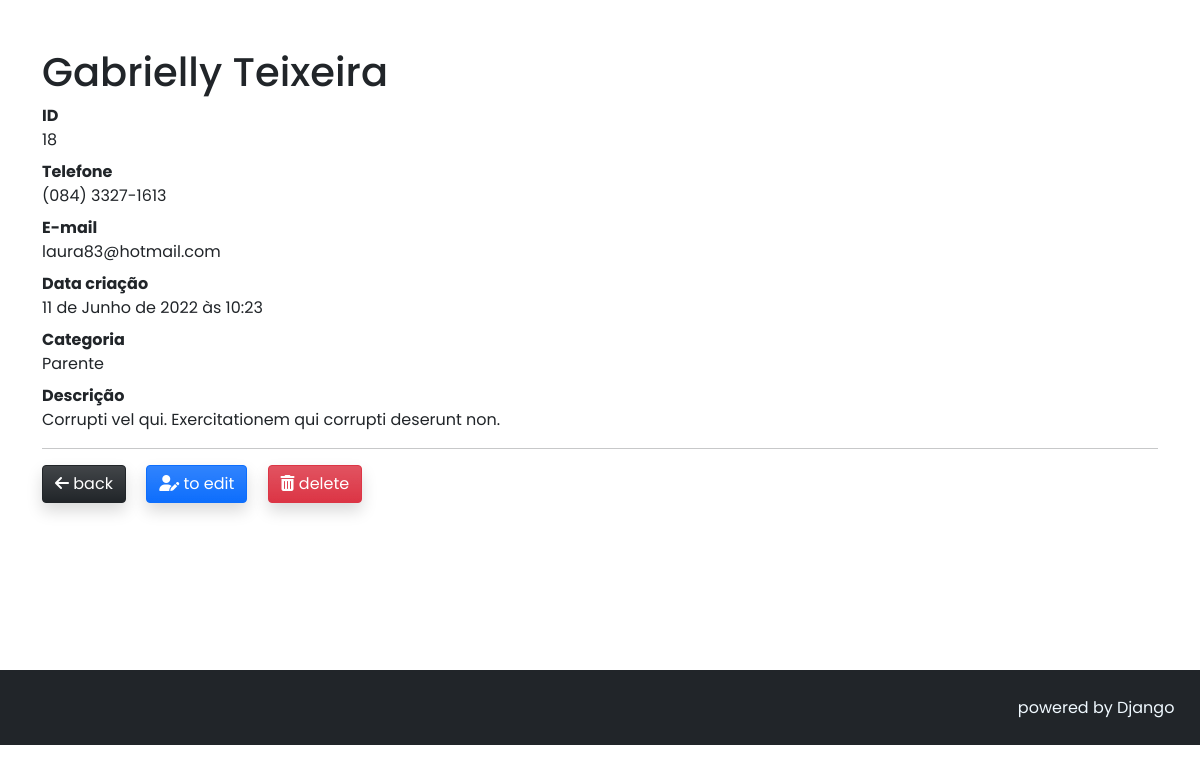
Page /agenda/contato/18/ on the earlier database version.
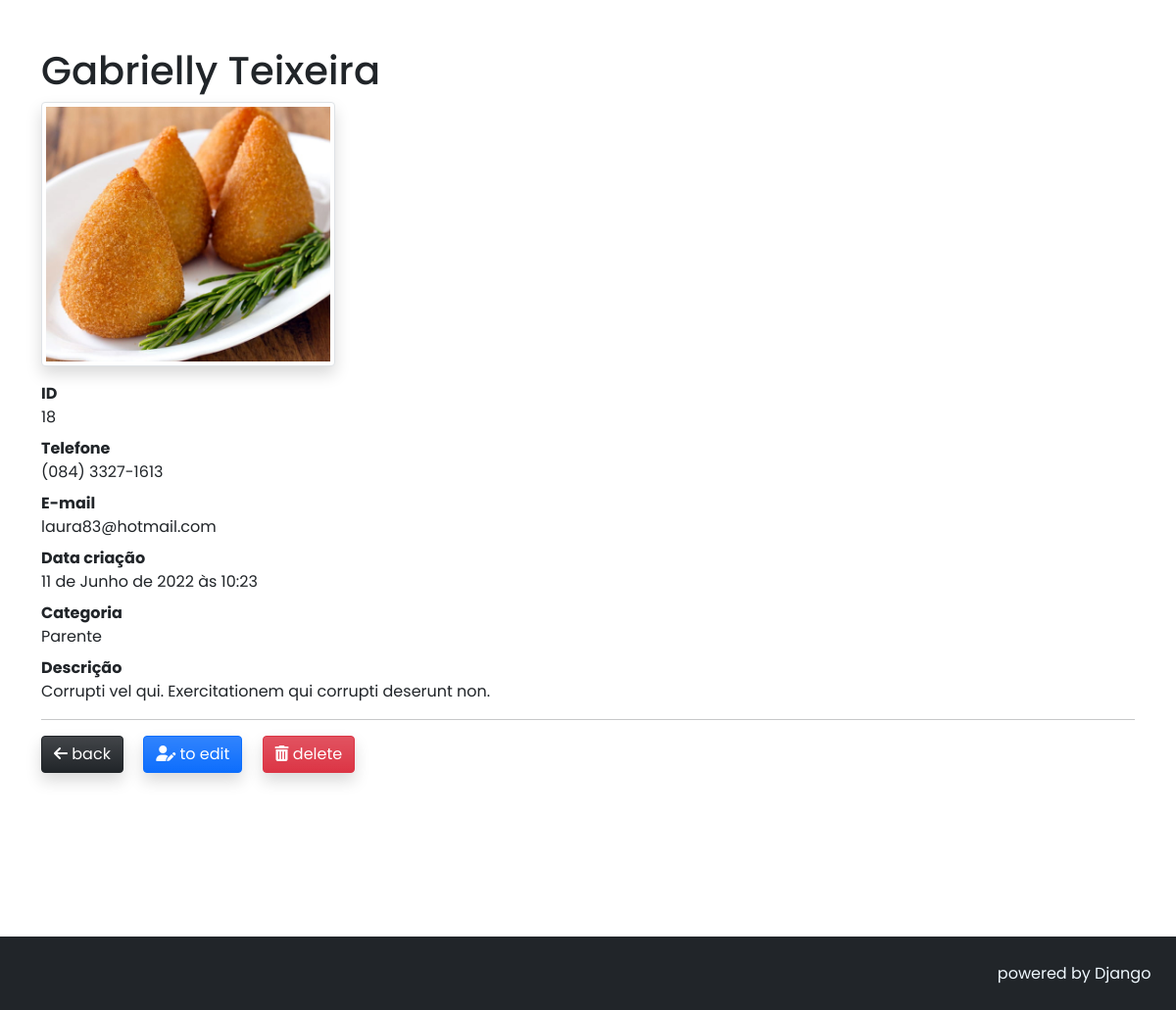
Same page on the later database version.
### agenda/models.py (models this page shows, shortened)
class Contact(models.Model):
    first_name = models.CharField(max_length=30)
    last_name = models.CharField(max_length=30, blank=True, null=True)
    telephone = models.CharField(max_length=20)
    email = models.CharField(max_length=255, blank=True, null=True)
    created_in = models.DateTimeField(auto_now_add=True)
    description = models.TextField(blank=True, null=True)
    category = models.ForeignKey(
        Category, on_delete=models.SET_NULL, null=True, blank=True
    )
    profile_picture = models.ImageField(
        blank=True,
        upload_to='agenda/img/%Y/%m/%d'
    )
    to_show = models.BooleanField(default=True)

class Category(models.Model):
    name = models.CharField(max_length=60)
    def __str__(self):
        return self.name

### agenda/views.py (the view)
# urls.py: path('agenda/contato/<int:id_contact>/', views.contact, name='contact'),
def contact(request, id_contact):
    contact = get_object_or_404(Contact, id=id_contact)
    form = NewContactForm(instance=contact)
    return render(request, 'agenda/pages/contact.html', context={
            'contact': contact,
            'form': form
        }
    )

### agenda/templates/agenda/pages/contact.html (shortened to what this page needs)
{% extends 'global/base.html' %}
{% block content %}
<div class="container">
    <div class="row">
        <div class="col-lg-12">
            <div class="contact-name">
                <h1 class="mt-5">{{ contact.first_name | title }} {{ contact.last_name | title }}</h1>
            </div>
            {% if contact.profile_picture %}
                <img src="{{ contact.profile_picture.url }}" class="img-thumbnail image-profile rounded shadow mb-3" alt="image contact profile">
            {% endif %}
            <dl>
                <dt>ID</dt>
                <dd>{{ contact.id }}</dd>
                <dt>Telefone</dt>
                <dd>{{ contact.telephone }}</dd>
                <dt>E-mail</dt>
                <dd>{{ contact.email }}</dd>
                <dt>Data criação</dt>
                <dd>{{ contact.created_in }}</dd>
                <dt>Categoria</dt>
                <dd>{{ contact.category }}</dd>
                <dt>Descrição</dt>
                <dd>{{ contact.description | capfirst }}</dd>
                <dt>
                    <hr class="border-3 opacity-75">
                </dt>
                <dd>
                    <a class="btn btn-dark bg-gradient shadow" href="{% url 'agenda:home' %}" >
                        <i class="text-white fa-solid fa-arrow-left"></i>
                        <span class="text-white">back</span>
                    </a>
                    <button type="button" class="ms-3 btn btn-primary bg-gradient shadow" data-bs-toggle="modal" href="#exampleModalToggle" role="button">
                        <i class="text-dank fa-solid fa-user-pen"></i>
                        <span class="text-white">to edit</span>
                    </button>
                    <button type="button" class="btn btn-danger ms-3 bg-gradient shadow" data-bs-toggle="modal" data-bs-target="#exampleModal">
                        <i class="text-white fa-solid fa-trash-can"></i>
                        <span class="text-white">delete</span>
                    </button>
                </dd>
            </dl>
        </div>
    </div>
</div>
{% endblock content %}
{% block footer %}
<footer>
    <span>powered by Django</span>
</footer>
{% endblock footer %}

Differences in the rows shown:
changed Contact "Gabrielly": profile_picture: picture added
